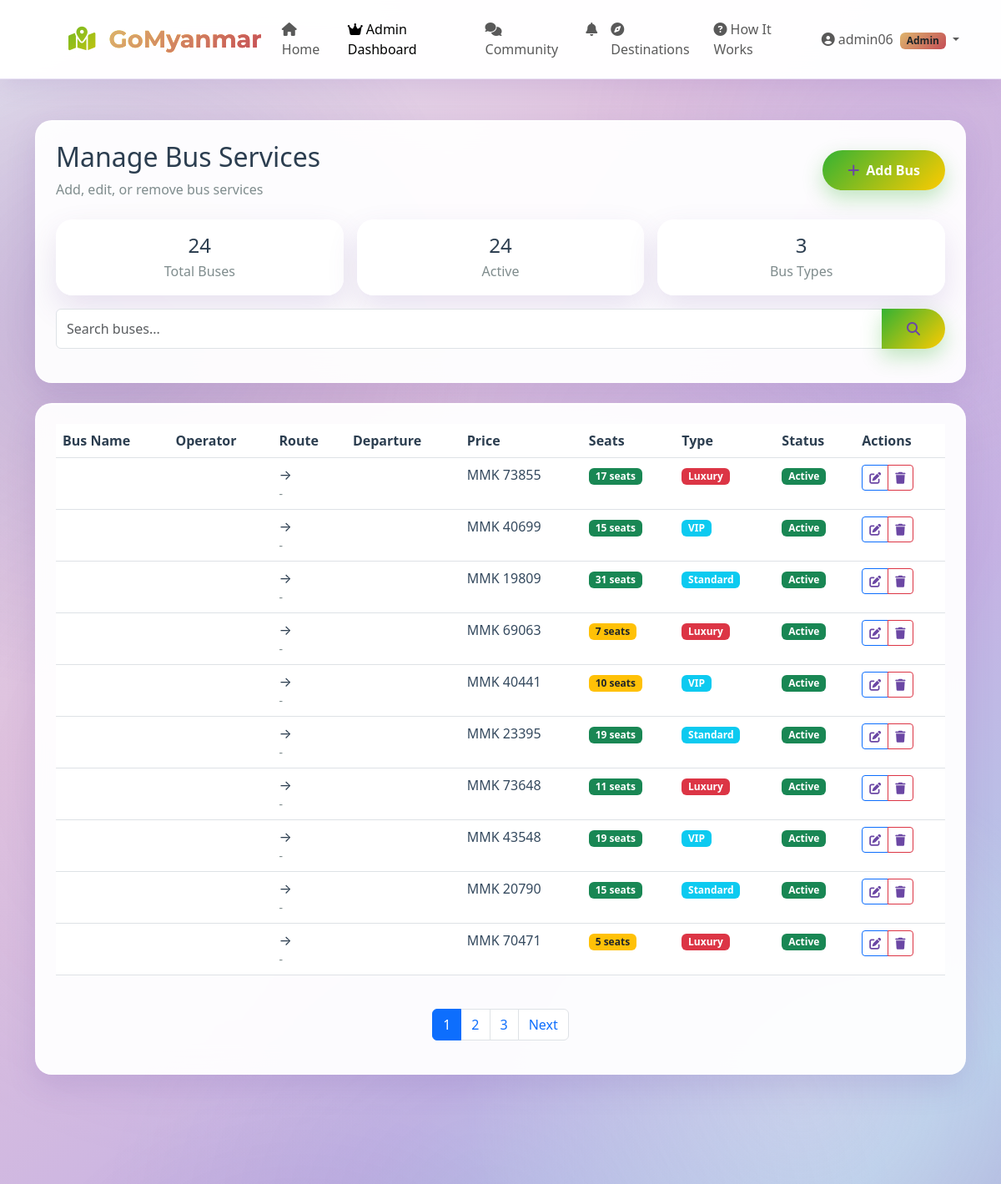
The page /users/admin/buses/ (signed in, upper part) on the database as committed earlier.
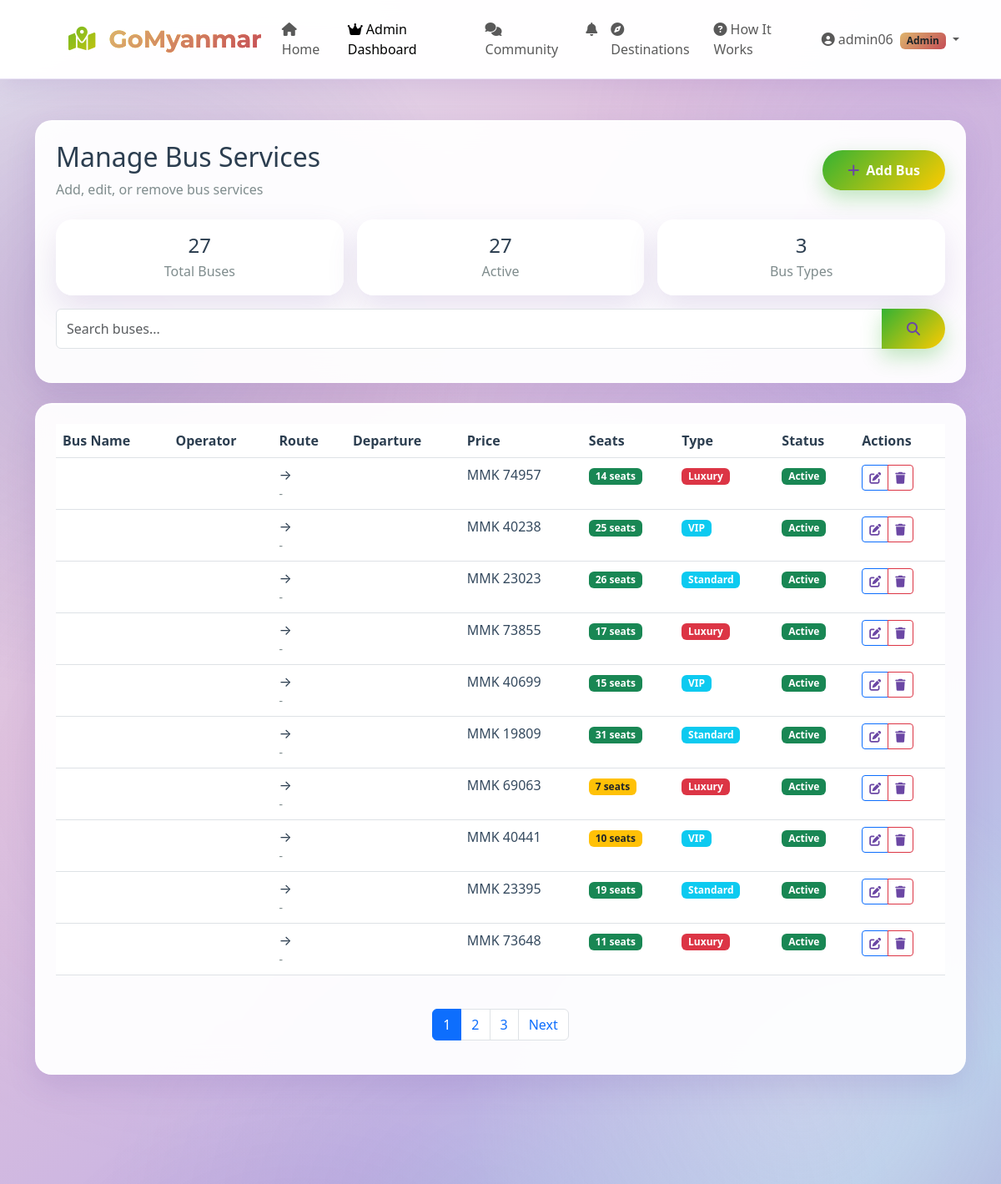
The same page on the database as committed later.
### users/models.py (models this page shows, shortened)
class CustomUser(AbstractUser):
    USER_TYPE_CHOICES = (
        ('user', 'User'),
        ('admin', 'Admin'),
    )
    username = models.CharField(
        _('username'),
        max_length=150,
        unique=False,  # CHANGED: This allows duplicate usernames
        help_text=_('Required. 150 characters or fewer. Letters, digits and @/./+/-/_ only.'),
    )
    email = models.EmailField(
        _('email address'),
        unique=True,  # CHANGED: Email must be unique
        error_messages={
            'unique': _("A user with that email already exists."),
        },
    )
    USERNAME_FIELD = 'email'  # Login with email
    REQUIRED_FIELDS = ['username']  # Username is still required but not for login
    objects = CustomUserManager()
    user_type = models.CharField(max_length=20, choices=USER_TYPE_CHOICES, default='user')
    profile_picture = models.ImageField(upload_to='profile_pics/', blank=True, null=True)
    bio = models.TextField(blank=True)
    phone_number = models.CharField(max_length=20, blank=True)
    location = models.CharField(max_length=100, blank=True)
    followers = models.ManyToManyField('self', symmetrical=False, related_name='following', blank=True)
    class Meta:
        verbose_name = _('user')
        verbose_name_plural = _('users')
        ordering = ['email', 'username']
    def is_admin_user(self):
        return self.user_type == 'admin' or self.is_staff or self.is_superuser

### planner/models.py (models this page shows, shortened)
class BusService(models.Model):
    company = models.CharField(max_length=100)
    departure = models.ForeignKey(Destination, on_delete=models.CASCADE, related_name='departing_buses')
    arrival = models.ForeignKey(Destination, on_delete=models.CASCADE, related_name='arriving_buses')
    departure_time = models.TimeField()
    duration = models.DurationField()
    price = models.DecimalField(max_digits=10, decimal_places=0, help_text="Price in MMK")
    bus_type = models.CharField(max_length=50, choices=[
        ('standard', 'Standard'),
        ('vip', 'VIP'),
        ('luxury', 'Luxury'),
    ])
    total_seats = models.IntegerField(default=40)
    available_seats = models.IntegerField(default=40)
    bus_number = models.CharField(max_length=20, blank=True)
    bus_image = models.ImageField(upload_to='buses/', blank=True, null=True)
    amenities = models.JSONField(default=list, blank=True)
    description = models.TextField(blank=True)
    is_active = models.BooleanField(default=True)
    created_at = models.DateTimeField(auto_now_add=True)

### users/views_admin.py (the view, shortened to what this page needs)
# urls.py: path('admin/buses/', views_admin.admin_buses, name='admin_buses'),
@user_passes_test(is_admin)
def admin_buses(request):
    buses = BusService.objects.select_related('departure', 'arrival').order_by('-created_at')
    search_query = request.GET.get('search', '')
    bus_type = request.GET.get('bus_type', '')
    if bus_type:
        buses = buses.filter(bus_type=bus_type)
    status = request.GET.get('status', '')
    if status == 'active':
        buses = buses.filter(is_active=True)
    elif status == 'inactive':
        buses = buses.filter(is_active=False)
    paginator = Paginator(buses, 10)
    page_number = request.GET.get('page')
    page_obj = paginator.get_page(page_number)
    total_buses = BusService.objects.count()
    active_buses = BusService.objects.filter(is_active=True).count()
    context = {
        'buses': page_obj,
        'page_obj': page_obj,
        'is_paginated': paginator.num_pages > 1,
        'total_buses': total_buses,
        'active_buses': active_buses,
        'bus_types': BusService._meta.get_field('bus_type').choices,
    }
    return render(request, 'users/admin_buses.html', context)

### templates/users/admin_buses.html (shortened to what this page needs)
{% extends 'base.html' %}
{% block content %}
<div class="container py-5 mt-5">
    <div class="card-glass p-4 mb-4">
        <div class="d-flex justify-content-between align-items-center mb-4">
            <div>
                <h2 class="mb-2" style="color: #2c3e50;">Manage Bus Services</h2>
                <p class="mb-0" style="color: #7f8c8d;">Add, edit, or remove bus services</p>
            </div>
            <a href="{% url 'users:admin_add_bus' %}" class="btn btn-primary">
                <i class="fas fa-plus me-2"></i>Add Bus
            </a>
        </div>
        <div class="row g-3 mb-3">
            <div class="col-md-4">
                <div class="card-glass p-3 text-center">
                    <h4 class="mb-1" style="color: #2c3e50;">{{ total_buses }}</h4>
                    <p class="mb-0" style="color: #7f8c8d;">Total Buses</p>
                </div>
            </div>
            <div class="col-md-4">
                <div class="card-glass p-3 text-center">
                    <h4 class="mb-1" style="color: #2c3e50;">{{ active_buses }}</h4>
                    <p class="mb-0" style="color: #7f8c8d;">Active</p>
                </div>
            </div>
            <div class="col-md-4">
                <div class="card-glass p-3 text-center">
                    <h4 class="mb-1" style="color: #2c3e50;">3</h4>
                    <p class="mb-0" style="color: #7f8c8d;">Bus Types</p>
                </div>
            </div>
        </div>
        <form method="get" class="mb-3">
            <div class="input-group">
                <input type="text" class="form-control" name="search"
                       placeholder="Search buses..." value="{{ request.GET.search }}">
                <button class="btn btn-primary" type="submit">
                    <i class="fas fa-search"></i>
                </button>
            </div>
        </form>
    </div>
    <div class="card-glass p-4">
        <div class="table-responsive">
            <table class="table table-hover">
                <thead>
                    <tr>
                        <th style="color: #2c3e50;">Bus Name</th>
                        <th style="color: #2c3e50;">Operator</th>
                        <th style="color: #2c3e50;">Route</th>
                        <th style="color: #2c3e50;">Departure</th>
                        <th style="color: #2c3e50;">Price</th>
                        <th style="color: #2c3e50;">Seats</th>
                        <th style="color: #2c3e50;">Type</th>
                        <th style="color: #2c3e50;">Status</th>
                        <th style="color: #2c3e50;">Actions</th>
                    </tr>
                </thead>
                <tbody>
                    {% for bus in buses %}
                    <tr>
                        <td style="color: #34495e; font-weight: 500;">{{ bus.name }}</td>
                        <td style="color: #34495e;">{{ bus.operator }}</td>
                        <td>
                            <div style="color: #2c3e50;">{{ bus.departure_city }} → {{ bus.arrival_city }}</div>
                            <div class="text-gray small">
                                {{ bus.departure_time|date:"M d, H:i" }} - {{ bus.arrival_time|date:"M d, H:i" }}
                            </div>
                        </td>
                        <td style="color: #7f8c8d;">{{ bus.departure_time|date:"M d, Y" }}</td>
                        <td style="color: #34495e;">MMK {{ bus.price|floatformat:0 }}</td>
                        <td>
                            <span class="badge {% if bus.available_seats > 10 %}bg-success{% elif bus.available_seats > 0 %}bg-warning text-dark{% else %}bg-danger{% endif %}">
                                {{ bus.available_seats }} seats
                            </span>
                        </td>
                        <td>
                            <span class="badge {% if bus.bus_type == 'luxury' %}bg-danger{% elif bus.bus_type == 'express' %}bg-warning text-dark{% else %}bg-info{% endif %}">
                                {{ bus.get_bus_type_display }}
                            </span>
                        </td>
                        <td>
                            {% if bus.is_active %}
                            <span class="badge bg-success">Active</span>
                            {% else %}
                            <span class="badge bg-danger">Inactive</span>
                            {% endif %}
                        </td>
                        <td>
                            <div class="btn-group" role="group">
                                <a href="/admin/planner/busservice/{{ bus.id }}/change/"
                                   class="btn btn-sm btn-outline-primary">
                                    <i class="fas fa-edit"></i>
                                </a>
                                <button class="btn btn-sm btn-outline-danger delete-bus-btn"
                                        data-bus-id="{{ bus.id }}">
                                    <i class="fas fa-trash"></i>
                                </button>
                            </div>
                        </td>
                    </tr>
                    {% endfor %}
                </tbody>
            </table>
        </div>
        {% if is_paginated %}
        <nav aria-label="Page navigation" class="mt-4">
            <ul class="pagination justify-content-center">
                {% for num in page_obj.paginator.page_range %}
                {% if page_obj.number == num %}
                <li class="page-item active"><span class="page-link">{{ num }}</span></li>
                {% else %}
                <li class="page-item">
                    <a class="page-link" href="?page={{ num }}{% if request.GET.search %}&search={{ request.GET.search }}{% endif %}">
                        {{ num }}
                    </a>
                </li>
                {% endif %}
                {% endfor %}
                {% if page_obj.has_next %}
                <li class="page-item">
                    <a class="page-link" href="?page={{ page_obj.next_page_number }}{% if request.GET.search %}&search={{ request.GET.search }}{% endif %}">
                        Next
                    </a>
                </li>
                {% endif %}
            </ul>
        </nav>
        {% endif %}
    </div>
</div>
{% endblock %}

### templates/base.html (shortened to what this page needs)
<!DOCTYPE html>
<html lang="en">
<head>
    <link href="https://cdn.jsdelivr.net/npm/bootstrap@5.3.0-alpha1/dist/css/bootstrap.min.css" rel="stylesheet">
    <link rel="stylesheet" href="https://cdnjs.cloudflare.com/ajax/libs/font-awesome/6.4.0/css/all.min.css">
    <link href="/static/css/custom.css" rel="stylesheet">
</head>
<body>
    <nav class="navbar navbar-expand-lg navbar-light fixed-top">
        <div class="container">
            <a class="navbar-brand" href="{% url 'home' %}">
                <i class="fas fa-map-marked-alt me-2" style="color: #DEB56D;"></i>
                <span class="gradient-text">GoMyanmar</span>
            </a>
            <div class="collapse navbar-collapse" id="navbarNav">
                <ul class="navbar-nav me-auto">
                    <li class="nav-item">
                        <a class="nav-link {% if request.path == '/' %}active{% endif %}" href="{% url 'home' %}">
                            <i class="fas fa-home me-1"></i>Home
                        </a>
                    </li>
                    {% if user.is_authenticated %}
                        {% if user.is_admin_user %}
                        <li class="nav-item">
                            <a class="nav-link {% if 'admin' in request.path %}active{% endif %}" href="{% url 'users:admin_dashboard' %}">
                                <i class="fas fa-crown me-1"></i>Admin Dashboard
                            </a>
                        </li>
                        {% endif %}
                    {% endif %}
                    <li class="nav-item">
                        <a class="nav-link {% if 'posts' in request.path %}active{% endif %}" href="{% url 'posts:post_list' %}">
                            <i class="fas fa-comments me-1"></i>Community
                        </a>
                    </li>
                    {% if user.is_authenticated %}
                    <li class="nav-item">
                        <a class="nav-link position-relative {% if 'notifications' in request.path %}active{% endif %}" href="{% url 'posts:notifications' %}">
                            <i class="fas fa-bell"></i>
                        </a>
                    </li>
                    {% endif %}
                    <li class="nav-item">
                       <a class="nav-link {% if 'destinations' in request.path %}active{% endif %}" href="{% url 'planner:destinations' %}">
                             <i class="fas fa-compass me-1"></i>Destinations
                       </a>
                    </li>
                    <li class="nav-item">
                        <a class="nav-link" href="#">
                            <i class="fas fa-question-circle me-1"></i>How It Works
                        </a>
                    </li>
                </ul>
                <ul class="navbar-nav">
                    {% if user.is_authenticated %}
                    <li class="nav-item dropdown">
                        <a class="nav-link dropdown-toggle" href="#" id="userDropdown" data-bs-toggle="dropdown">
                            <i class="fas fa-user-circle me-1"></i>{{ user.username }}
                            {% if user.is_admin_user %}
                            <span class="badge gradient-gold text-dark ms-1">Admin</span>
                            {% endif %}
                        </a>
                    </li>
                    {% endif %}
                </ul>
            </div>
        </div>
    </nav>
    <main class="pt-5">
        {% block content %}{% endblock %}
    </main>
    <footer class="py-5 mt-5">
    </footer>
</body>
</html>

Rows that differ between the two databases and show on the page:
no longer on this page (row unchanged): BusService: price "43548", available_seats "19", bus_type "VIP", is_active "Active"
no longer on this page (row unchanged): BusService: price "20790", available_seats "15", bus_type "Standard", is_active "Active"
no longer on this page (row unchanged): BusService: price "70471", available_seats "5", bus_type "Luxury", is_active "Active"
added BusService: price "74957", available_seats "14", bus_type "Luxury", is_active "Active"
added BusService: price "40238", available_seats "25", bus_type "VIP", is_active "Active"
added BusService: price "23023", available_seats "26", bus_type "Standard", is_active "Active"
Other text that changed with them:
{{ total_buses }}: "24" → "27"
{{ active_buses }}: "24" → "27"
